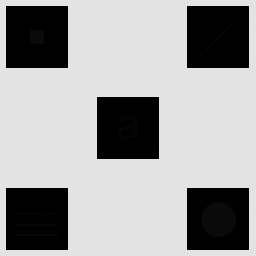
#> input picture Imagen_con_detalles_escondidos.tif, 256 x 256 px
$ python problema1.py
#> lines starting #> are read from the running program, lines starting #| are printed output that depends on the picture
#> further down, img is the input picture: shape (256, 256); min 0, max 228, mean 160.7
import cv2
import numpy as np
import matplotlib.pyplot as plt
from pathlib import Path


# --- Problema 1.a - Ecualización local de histograma ---------------------------
def ecualizacion_local(img, M, N):
    # img : Imagen de entrada en escala de grises (2D), formato uint8.
    # M   : Alto de la ventana de procesamiento (entero positivo impar).
    # N   : Ancho de la ventana de procesamiento (entero positivo impar).
    # y   : Imagen de salida ecualizada localmente (uint8, mismo tamaño que img).
#> called with M = 21, N = 21
    if not (isinstance(M, (int, np.integer)) and isinstance(N, (int, np.integer)) and M > 0 and N > 0):
        raise ValueError('M y N deben ser enteros positivos.')
    if M % 2 == 0 or N % 2 == 0:
        raise ValueError('M y N deben ser impares para que la ventana tenga un píxel central.')

    # Bordes: se agregan M//2 filas arriba/abajo y N//2 columnas a izq./der.
    # replicando los valores del borde (BORDER_REPLICATE: aaaaaa|abcdefgh|hhhhhhh)
    m, n = M // 2, N // 2
    img_borde = cv2.copyMakeBorder(img, m, m, n, n, cv2.BORDER_REPLICATE)

    # Recorrido de la ventana píxel a píxel
    y = np.zeros_like(img)
    for i in range(img.shape[0]):
        for j in range(img.shape[1]):
            ventana = img_borde[i:i + M, j:j + N]    # Ventana MxN centrada en (i, j)
            ventana_eq = cv2.equalizeHist(ventana)   # Transformación de ecualización local
            y[i, j] = ventana_eq[m, n]               # Sólo se conserva el píxel central
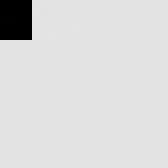
#> ventana: shape (21, 21) (shown 8 times larger); min 0, max 228, mean 216.7
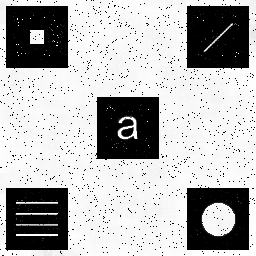
#> y: shape (256, 256); min 0, max 255, mean 177.7
    return y


# --- Problema 1.b - Zonas de la imagen y detalles ocultos -----------------------
# Esquina superior izquierda (x, y) de cada cuadrado oscuro de 62x62 px, medida a mano sobre la imagen,
# y detalle observado en cada uno luego de la ecualización local (ver Problema1bc_explicacion.md)
ZONAS = [('Superior izquierda', 6, 6, 'Un cuadrado pequeño'),
         ('Superior derecha', 187, 6, 'Una línea diagonal (de abajo-izq. hacia arriba-der.)'),
         ('Centro', 97, 97, 'La letra "a" minúscula'),
         ('Inferior izquierda', 6, 188, 'Cuatro líneas horizontales paralelas'),
         ('Inferior derecha', 187, 188, 'Un círculo')]
L = 62


if __name__ == '__main__':
    ruta = Path(__file__).parent / 'Imagen_con_detalles_escondidos.tif'
    img = cv2.imread(str(ruta), cv2.IMREAD_GRAYSCALE)
    if img is None:
        raise FileNotFoundError(f'No se pudo cargar la imagen desde {ruta}')

    # =========================================================================
    # Punto B - Análisis de la imagen con la ecualización local
    # =========================================================================
    M_b, N_b = 21, 21                           # Ventana elegida a partir del análisis del punto C
    img_heq = cv2.equalizeHist(img)
    img_eq_local = ecualizacion_local(img, M_b, N_b)

    # Figura 1: original vs. ecualización global vs. ecualización local
    plt.figure('Punto B - Global vs. local')
    ax1 = plt.subplot(131)
    plt.imshow(img, cmap='gray', vmin=0, vmax=255)
    plt.title('Imagen Original')
    plt.xticks([]), plt.yticks([])
    plt.subplot(132, sharex=ax1, sharey=ax1)
    plt.imshow(img_heq, cmap='gray', vmin=0, vmax=255)
    plt.title('Ecualización global')
    plt.xticks([]), plt.yticks([])
    plt.subplot(133, sharex=ax1, sharey=ax1)
    plt.imshow(img_eq_local, cmap='gray', vmin=0, vmax=255)
    plt.title(f'Ecualización local ({M_b}x{N_b})')
    plt.xticks([]), plt.yticks([])

    # Figura 2: zoom de cada zona, original (arriba) y ecualizada localmente (abajo) + informe por consola
    print(f'\n--- Punto B: detalles ocultos (ventana {M_b}x{N_b}) ---')
    plt.figure('Punto B - Detalles por zona')
    for k, (nombre, x, y, detalle) in enumerate(ZONAS):
        plt.subplot(2, 5, k + 1)
        plt.imshow(img[y:y + L, x:x + L], cmap='gray', vmin=0, vmax=255)
        plt.title(f'{nombre}\n(original)', fontsize=9)
        plt.xticks([]), plt.yticks([])
        plt.subplot(2, 5, k + 6)
        plt.imshow(img_eq_local[y:y + L, x:x + L], cmap='gray', vmin=0, vmax=255)
        plt.title(detalle, fontsize=9)
        plt.xticks([]), plt.yticks([])
        print(f'> {nombre}: {detalle}')

    # =========================================================================
    # Punto C - Influencia del tamaño de la ventana (comparación visual)
    # =========================================================================
    # Figura 3: imagen completa con distintas ventanas cuadradas
    cuadradas = [(3, 3), (7, 7), (15, 15), (21, 21), (31, 31), (61, 61), (101, 101)]
    plt.figure('Punto C - Ventanas cuadradas')
    ax1 = plt.subplot(331)
    plt.imshow(img, cmap='gray', vmin=0, vmax=255)
    plt.title('Imagen Original')
    plt.xticks([]), plt.yticks([])
    plt.subplot(332, sharex=ax1, sharey=ax1)
    plt.imshow(img_heq, cmap='gray', vmin=0, vmax=255)
    plt.title('Ecualización global')
    plt.xticks([]), plt.yticks([])
    for k, (M, N) in enumerate(cuadradas):
        plt.subplot(3, 3, k + 3, sharex=ax1, sharey=ax1)
        plt.imshow(ecualizacion_local(img, M, N), cmap='gray', vmin=0, vmax=255)
        plt.title(f'Ecualización local ({M}x{N})')
        plt.xticks([]), plt.yticks([])

    # Figura 4: ventanas rectangulares (la orientación de la ventana importa)
    rectangulares = [(3, 31), (31, 3), (1, 61), (61, 1)]
    plt.figure('Punto C - Ventanas rectangulares')
    ax1 = plt.subplot(231)
    plt.imshow(img, cmap='gray', vmin=0, vmax=255)
    plt.title('Imagen Original')
    plt.xticks([]), plt.yticks([])
    plt.subplot(232, sharex=ax1, sharey=ax1)
    plt.imshow(img_eq_local, cmap='gray', vmin=0, vmax=255)
    plt.title(f'Referencia ({M_b}x{N_b})')
    plt.xticks([]), plt.yticks([])
    for k, (M, N) in enumerate(rectangulares):
        plt.subplot(2, 3, k + 3, sharex=ax1, sharey=ax1)
        plt.imshow(ecualizacion_local(img, M, N), cmap='gray', vmin=0, vmax=255)
        plt.title(f'Ecualización local ({M}x{N})')
        plt.xticks([]), plt.yticks([])
#> this loop made 4 passes
#> pass 1, in ecualizacion_local (call 9), `img_borde = cv2.copyMakeBorder(img, m, m, n, n, cv2.BORDER_REPLICATE)`:
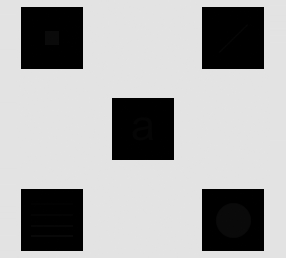
#> img_borde: shape (258, 286); min 0, max 228, mean 168.1
#> pass 3, in ecualizacion_local (call 11), `img_borde = cv2.copyMakeBorder(img, m, m, n, n, cv2.BORDER_REPLICATE)`:
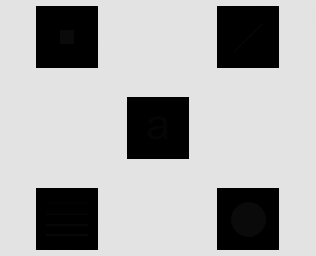
#> img_borde: shape (256, 316); min 0, max 228, mean 173.3

    plt.show()
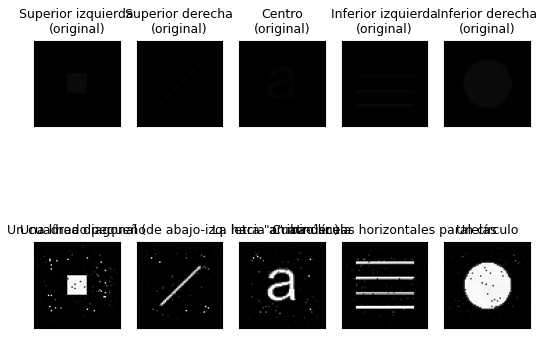
#> figure drawn by matplotlib, 10 panels
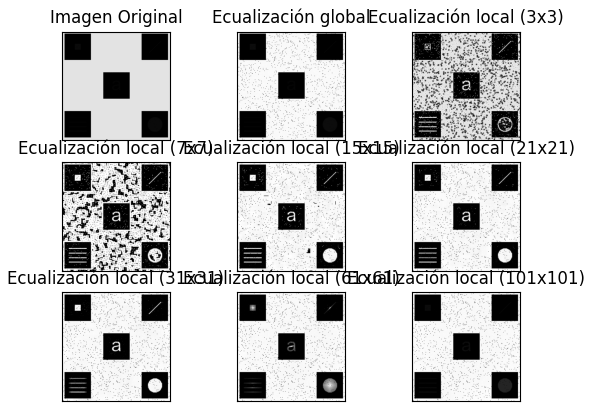
#> figure drawn by matplotlib, 9 panels
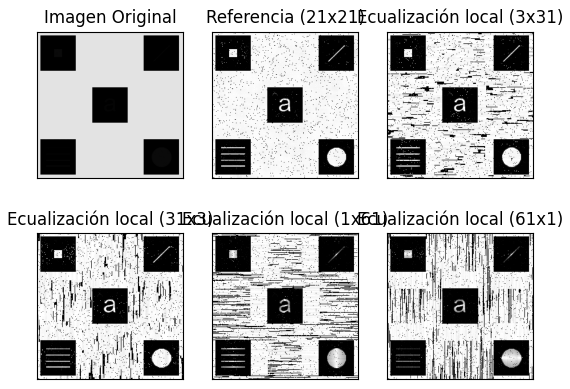
#> figure drawn by matplotlib, 6 panels
